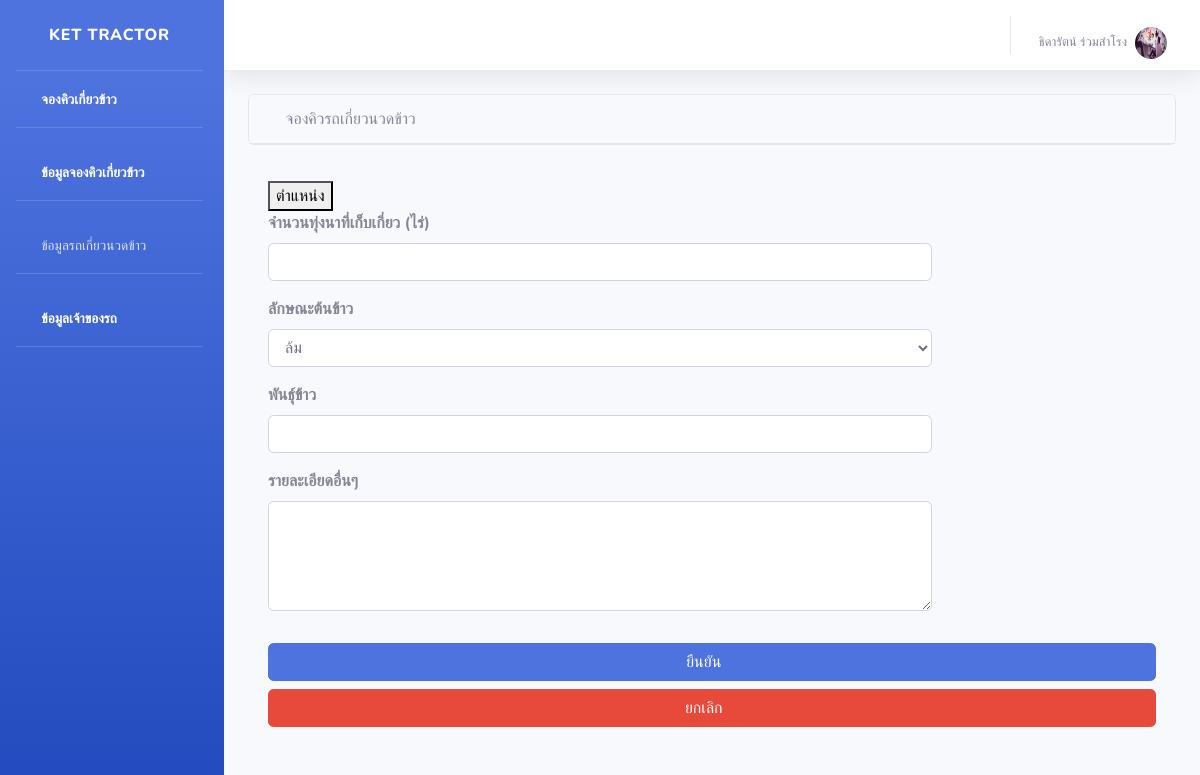
Screenshot of /addWork (signed in) with the database file from the repository.
### api/models.py (models this page shows, shortened)
class Farmer(AbstractUser):
    id = models.AutoField(primary_key=True)
    farmer_name = models.CharField(max_length=1000, verbose_name = 'ชื่อ-สกุล')
    image = models.ImageField(upload_to='images/farmer',verbose_name = 'รูปโปรไฟล์')
    address = models.CharField(max_length=1000, verbose_name = 'ที่อยู่')
    phone = models.CharField(max_length=1000, verbose_name = 'เบอร์โทรศัพท์')
    email = models.CharField(max_length=1000)
    password = models.CharField(max_length=1000)
    class Meta:
        verbose_name = 'เกษตรกร'

### api/views.py (the view)
# urls.py: path('addWork',views.addWork),
def addWork(req):
        if req.method == 'POST':
            url = 'https://notify-api.line.me/api/notify'
            token = 'yrpItRRDCVa9eiFSOXexHi3vXcxp9VBJpu9i2xTSaPP'
            headers = {'content-type':'application/x-www-form-urlencoded','Authorization':'Bearer '+token}
            print(req.POST)
            form = FarmerWorkForm(req.POST)
            if form.is_valid():
                work = Work()
                work.farmer_name = req.user
                work.area = req.POST['area']
                work.rice_type = Rice_type.objects.get(pk=req.POST['rice_type'])
                work.rice = req.POST['rice']
                work.workDetail = req.POST['workDetail']
                msg = f'ชื่อ:{work.farmer_name} จำนวนไร่: {work.area} ลักษณะต้นข้าว: {work.rice_type} พันธุ์ข้าว: {work.rice} รายละเอียดอื่นๆ: {work.workDetail}'
                r = requests.post(url, headers=headers, data = {'message':msg})
                work.save()
                messages.success(req, 'จองคิวสำเร็จ')
            return redirect('/showWork')
        else:
            form = FarmerWorkForm()
        return render(req, 'api/addWork.html',
                    {
                        'form': form,
                        'rice_type': Rice_type.objects.all(),
                    })

### api/form.py
class FarmerWorkForm(forms.ModelForm):
    class Meta:
        model = Work
        fields = [  'lat', 'lng','area', 'rice_type', 'rice', 'workDetail' ]

### api/templates/api/addWork.html (shortened to what this page needs)
{% extends 'api/base.html' %}
{% block content %}
<!DOCTYPE html>
<html>
<body>
</body>
</html>
<div id="content-wrapper">
  <div class="container-fluid">
      <div class="card mb-3">
          <div class="card-header">
              <i class="fas fa-table"></i>
              จองคิวรถเกี่ยวนวดข้าว
          </div>
        </div>
          <div class="card-body">
            <form class="form-horizontal" action="/addWork" method="POST"  enctype="multipart/form-data">
              <button onclick="getLocation()" >ตำแหน่ง</button>
              <div class="form-group">
                  <div class="form-row">
                      <div class="col-md-9">
                          <div class="form-label-group">
                            <label for="area"><b>จำนวนทุ่งนาที่เก็บเกี่ยว (ไร่)</b></label>
                            <input type="text" class="form-control"  name="area" required>
                          </div>
                      </div>
                  </div>
              </div>
        <div class="form-group">
          <div class="form-row">
              <div class="col-md-9">
                  <div class="form-label-group">
                    <label for="exampleSelect1"><b> ลักษณะต้นข้าว</b></label>
                    <select class="form-control" id="Select" name="rice_type" required>
                      {% for c in rice_type %}
                      <option value="{{c.id}}">{{ c.rice_type }}</option>
                      {% endfor %}
                    </select>
                  </div>
              </div>
          </div>
      </div>
      <div class="form-group">
                  <div class="form-row">
                      <div class="col-md-9">
                          <div class="form-label-group">
                            <label for="rice"><b>พันธุ์ข้าว</b></label>
                            <input type="text" class="form-control"  name="rice" required>
                          </div>
                      </div>
                  </div>
              </div>
            <div class="form-group">
              <div class="form-row">
                  <div class="col-md-9">
                      <div class="form-label-group">
                        <label for="workDetail"><b>รายละเอียดอื่นๆ</b></label>
                            <div class="form-group">
                              <textarea class="form-control" rows="4" name="workDetail" required></textarea >
                            </div>
                      </div>
                  </div>
              </div>
          </div>
              <button class="btn btn-primary btn-block" onclick="return confirm('ยืนยันการจองคิว ?')" type="submit">ยืนยัน &nbsp;&nbsp;&nbsp;</button>
              <button class="btn btn-danger btn-block"  type="reset"  > ยกเลิก &nbsp;&nbsp;&nbsp;</button>
          </form>
          </div>
      </div>
  </div>
</div>
{% endblock %}

### api/templates/api/base.html (shortened to what this page needs)
<!DOCTYPE html>
{% load static %}
<html lang="en">
<head>
    <link rel="stylesheet" type="text/css" href="{% static 'api/css/styles.css' %}">
    <link href="{% static 'api/vendor/fontawesome-free/css/all.min.css'%}" rel="stylesheet" type="text/css">
    <link href="{% static 'api/css/sb-admin-2.min.css'%}" rel="stylesheet">
</head>
<body id="page-top">
    <div id="wrapper">
        <ul class="navbar-nav bg-gradient-primary sidebar sidebar-dark accordion" id="accordionSidebar">
            <a class="sidebar-brand d-flex align-items-center justify-content-center" href="/index">
                <div class="sidebar-brand-text mx-3">Ket Tractor</div>
            </a>
            <hr class="sidebar-divider my-0">
            {% if user.is_authenticated %}
            <li class="nav-item active">
                <a class="nav-link" href="/addWork">
                    <i class="fas fa-fw fa-tachometer-alt"></i>
                    <span>จองคิวเกี่ยวข้าว</span></a>
            </li>
             <hr class="sidebar-divider">
             <li class="nav-item active">
                <a class="nav-link" href="/showWork">
                    <i class="fas fa-fw fa-tachometer-alt"></i>
                    <span>ข้อมูลจองคิวเกี่ยวข้าว</span></a>
            </li>
            {% endif %}
           <hr class="sidebar-divider">
             <li class="nav-item">
                <a class="nav-link collapsed" href="#" data-toggle="collapse" data-target="#collapseTwo"
                    aria-expanded="true" aria-controls="collapseTwo">
                    <i class="fas fa-fw fa-cog"></i>
                    <span>ข้อมูลรถเกี่ยวนวดข้าว</span>
                </a>
             <div id="collapseTwo" class="collapse" aria-labelledby="headingTwo" data-parent="#accordionSidebar">
                    <div class="bg-white py-2 collapse-inner rounded">
             <li class="nav-item active">
             <hr class="sidebar-divider">
                <a class="nav-link" href="/profileAdmin">
                    <i class="fas fa-fw fa-tachometer-alt"></i>
                    <span>ข้อมูลเจ้าของรถ</span></a>
            </li>
            <hr class="sidebar-divider">
        </ul>
        <div id="content-wrapper" class="d-flex flex-column">
            <div id="content">
                <nav class="navbar navbar-expand navbar-light bg-white topbar mb-4 static-top shadow">
                    <ul class="navbar-nav ml-auto">
                        <li class="nav-item dropdown no-arrow">
                     {% if user.is_authenticated %}
                <a href="#" class="nav-link dropdown-toggle" data-toggle="dropdown" role="button" aria-haspopup="true"
                aria-expanded="false">
               <span class="mr-2 d-none d-lg-inline text-gray-600 small">{{user.farmer_name}}  </span>
                <img class="img-profile rounded-circle"
                src="{{user.image.url}} " >
            </a>
                        </li>
                    </ul>
                     {% else %}
                  <li class="nav-item"><a class="nav-link" href="/login">เข้าสู่ระบบ</a></li>
                  <li class="nav-item"><a class="nav-link" href="/register">สมัครสมาชิก</a></li>
                </ul>
			   	</li>
                   {% endif %}
                </nav>
                {% block content %}
                {% endblock %}
        </div>
    </div>
</body>
</html>

### api/static/api/css/styles.css (style rules this page uses)
body { font-family: "ptsans", "Lato", "Helvetica Neue", Helvetica, Arial, sans-serif; }
.btn { outline: none; color: black; background-color: transparent; box-shadow: 0 0 0 0; margin-right: 3px; }
ul { height: 100%; padding: 0px 5px 0px 20px; }
a { color: #17a2b8; }

### rows the page displays
Farmer: farmer_name "ธิดารัตน์ ร่วมสำโรง", image (picture)

### other values shown
form field rice_type "ล้ม"
